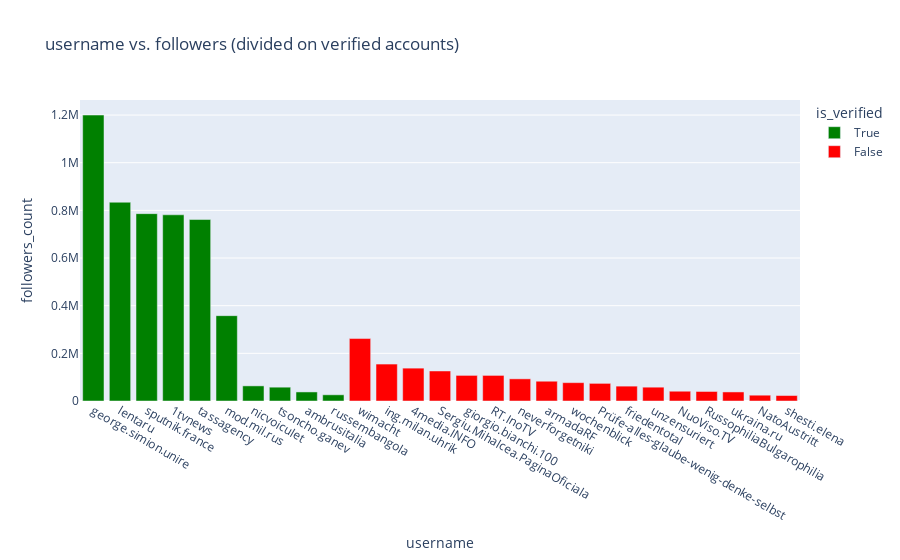

The cell this chart's notebook holds for it:
### Markdown cell above
## -> 1. Chart "All MediaSources & followers" + legend for verified aks

### Code cell
media_and_followers(account_full_info)

### Figure 1 — Plotly figure (JSON) as saved in the notebook; plotly's stock layout.template omitted (floating-point values rounded to 4 significant figures)
{"data": [{"alignmentgroup": "True", "hovertemplate": "is_verified=True<br>username=%{x}<br>followers_count=%{y}<extra></extra>", "legendgroup": "True", "marker": {"color": "green", "pattern": {"shape": ""}}, "name": "True", "offsetgroup": "True", "orientation": "v", "showlegend": true, "textposition": "auto", "type": "bar", "x": ["george.simion.unire", "lentaru", "sputnik.france", "1tvnews", "tassagency", "mod.mil.rus", "nicvoiculet", "tsoncho.ganev", "ambrusitalia", "russembangola"], "xaxis": "x", "y": [1200000, 834183, 786228, 781400, 761570, 358126, 63460, 58000, 38000, 26000], "yaxis": "y"}, {"alignmentgroup": "True", "hovertemplate": "is_verified=False<br>username=%{x}<br>followers_count=%{y}<extra></extra>", "legendgroup": "False", "marker": {"color": "red", "pattern": {"shape": ""}}, "name": "False", "offsetgroup": "False", "orientation": "v", "showlegend": true, "textposition": "auto", "type": "bar", "x": ["wimacht", "ing.milan.uhrik", "4media.INFO", "Sergiu.Mihalcea.PaginaOficiala", "giorgio.bianchi.100", "RT.InoTV", "neverforgetniki", "armadaRF", "wochenblick", "Prüfe-alles-glaube-wenig-denke-selbst", "friedentotal", "unzensuriert", "NuoViso.TV", "RussophiliaBulgarophilia", "ukraina.ru", "NatoAustritt", "shesti.elena"], "xaxis": "x", "y": [262072, 155000, 137915, 126000, 107436, 107387, 93000, 83000, 77000, 74000, 62416, 58000, 41000, 40000, 38000, 24392, 23000], "yaxis": "y"}], "layout": {"barmode": "relative", "legend": {"title": {"text": "is_verified"}, "tracegroupgap": 0}, "title": {"text": "username vs. followers (divided on verified accounts)"}, "xaxis": {"anchor": "y", "domain": [0, 1], "title": {"text": "username"}}, "yaxis": {"anchor": "x", "domain": [0, 1], "title": {"text": "followers_count"}}}}
